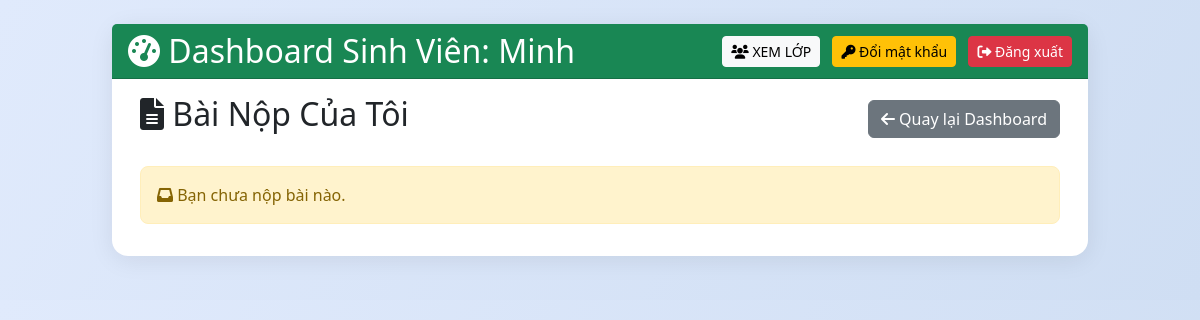
/student/my_submissions (signed in), run on an earlier commit of the app's database.
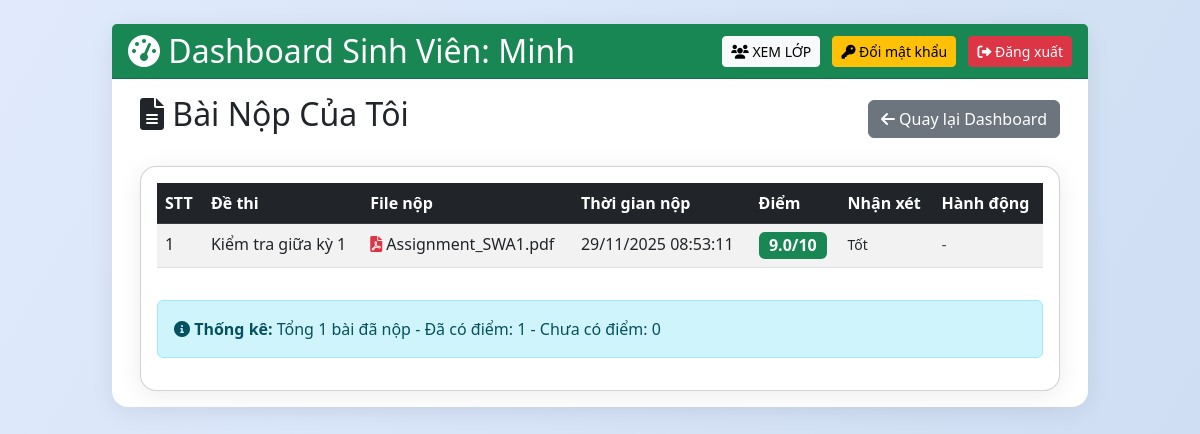
And on a later commit of the database.
### tables this page shows
CREATE TABLE submissions
             (id INTEGER PRIMARY KEY AUTOINCREMENT, exam_id INTEGER, student_id INTEGER, submission_file TEXT, submission_time TEXT, status TEXT DEFAULT 'submitted', encrypted_file BLOB, encrypted_aes_key BLOB, file_hash TEXT, score REAL, teacher_note TEXT, graded_time TEXT, filename TEXT, enc_path TEXT);

CREATE TABLE exams (
            id INTEGER PRIMARY KEY AUTOINCREMENT,
            filename TEXT,
            enc_path TEXT,
            release_time TEXT,
            expire_time TEXT,
            teacher_id INTEGER,
            ten_de TEXT,
            encrypted_aes_key BLOB,
            signature BLOB,
            file_hash TEXT,
            allowed_students TEXT
        , aes_key BLOB, pin_code TEXT, auth_mode TEXT DEFAULT 'both', allowed_groups TEXT);

### app.py (the view)
@app.route('/student/my_submissions')
@login_required
def student_submissions():
    if current_user.role != 'student':
        return redirect('/dashboard')
    submissions = c.execute("""
        SELECT s.id, e.ten_de, s.filename, s.submission_time, s.score, s.teacher_note, s.graded_time, e.id as exam_id
        FROM submissions s
        JOIN exams e ON s.exam_id = e.id
        WHERE s.student_id = ?
        ORDER BY s.submission_time DESC
    """, (current_user.id,)).fetchall()
    return render_template('student_submissions.html', submissions=submissions)

### app.py (called while the page is built)
@login_manager.user_loader
def load_user(uid):
    row = c.execute("SELECT id, username, role, email FROM users WHERE id=?",(uid,)).fetchone()
    return User(*row) if row else None

def parse_datetime(datetime_str):
    if not datetime_str:
        return None
    try:
        return datetime.datetime.fromisoformat(datetime_str)
    except:
        try:
            return datetime.datetime.strptime(datetime_str, '%Y-%m-%dT%H:%M')
        except:
            try:
                return datetime.datetime.strptime(datetime_str, '%Y-%m-%dT%H:%M:%S')
            except:
                try:
                    return datetime.datetime.strptime(datetime_str, '%Y-%m-%d %H:%M:%S')
                except:
                    try:
                        return datetime.datetime.strptime(datetime_str, '%Y-%m-%d %H:%M')
                    except:
                        return datetime.datetime.now()

@app.template_filter('format_datetime')
def format_datetime_filter(datetime_str):
    if not datetime_str:
        return ''
    try:
        dt = parse_datetime(datetime_str)
        if dt:
            return dt.strftime('%d/%m/%Y %H:%M:%S')
    except:
        pass
    return datetime_str

### templates/student_submissions.html (shortened to what this page needs)
{% extends "base.html" %}
{% block content %}
<div class="container">
    <div class="d-flex justify-content-between align-items-center mb-4">
        <h2><i class="fas fa-file-alt"></i> Bài Nộp Của Tôi</h2>
        <a href="/dashboard" class="btn btn-secondary">
            <i class="fas fa-arrow-left"></i> Quay lại Dashboard
        </a>
    </div>
    {% if submissions %}
    <div class="card">
        <div class="card-body">
            <div class="table-responsive">
                <table class="table table-striped table-hover">
                    <thead class="table-dark">
                        <tr>
                            <th>STT</th>
                            <th>Đề thi</th>
                            <th>File nộp</th>
                            <th>Thời gian nộp</th>
                            <th>Điểm</th>
                            <th>Nhận xét</th>
                            <th>Hành động</th>
                        </tr>
                    </thead>
                    <tbody>
                        {% for sub in submissions %}
                        <tr>
                            <td>{{ loop.index }}</td>
                            <td>{{ sub[1] }}</td>
                            <td><i class="fas fa-file-pdf text-danger"></i> {{ sub[2] }}</td>
                            <td>{{ sub[3] | format_datetime }}</td>
                            <td>
                                {% if sub[4] is not none %}
                                <span class="badge bg-success fs-6">{{ sub[4] }}/10</span>
                                {% else %}
                                <span class="badge bg-secondary">Chưa chấm</span>
                                {% endif %}
                            </td>
                            <td>
                                {% if sub[5] %}
                                <small>{{ sub[5] }}</small>
                                {% else %}
                                <span class="text-muted">-</span>
                                {% endif %}
                            </td>
                            <td>
                                <span class="text-muted">-</span>
                            </td>
                        </tr>
                        {% endfor %}
                    </tbody>
                </table>
            </div>
            <div class="alert alert-info mt-3">
                <i class="fas fa-info-circle"></i> <strong>Thống kê:</strong>
                Tổng {{ submissions|length }} bài đã nộp
                {% set graded = submissions|selectattr('4', 'ne', none)|list|length %}
                - Đã có điểm: {{ graded }}
                - Chưa có điểm: {{ submissions|length - graded }}
            </div>
        </div>
    </div>
    {% else %}
    <div class="alert alert-warning">
        <i class="fas fa-inbox"></i> Bạn chưa nộp bài nào.
    </div>
    {% endif %}
</div>
{% endblock %}

What changed in the data, as far as the page shows it:
added submissions: ten_de "Kiểm tra giữa kỳ 1", filename "Assignment_SWA1.pdf", submission_time "29/11/2025 08:53:11", score "9.0", teacher_note "Tốt"
Also different on the page:
{{ submissions|length }}: (not shown) → "1"
{{ graded }}: (not shown) → "1"
{{ submissions|length - graded }}: (not shown) → "0"
text no longer shown: "Bạn chưa nộp bài nào."
text now shown: "STT Đề thi File nộp Thời gian nộp Điểm Nhận xét Hành động Thống kê: Tổng bài đã nộp - Đã có điểm: - Chưa có điểm:"
